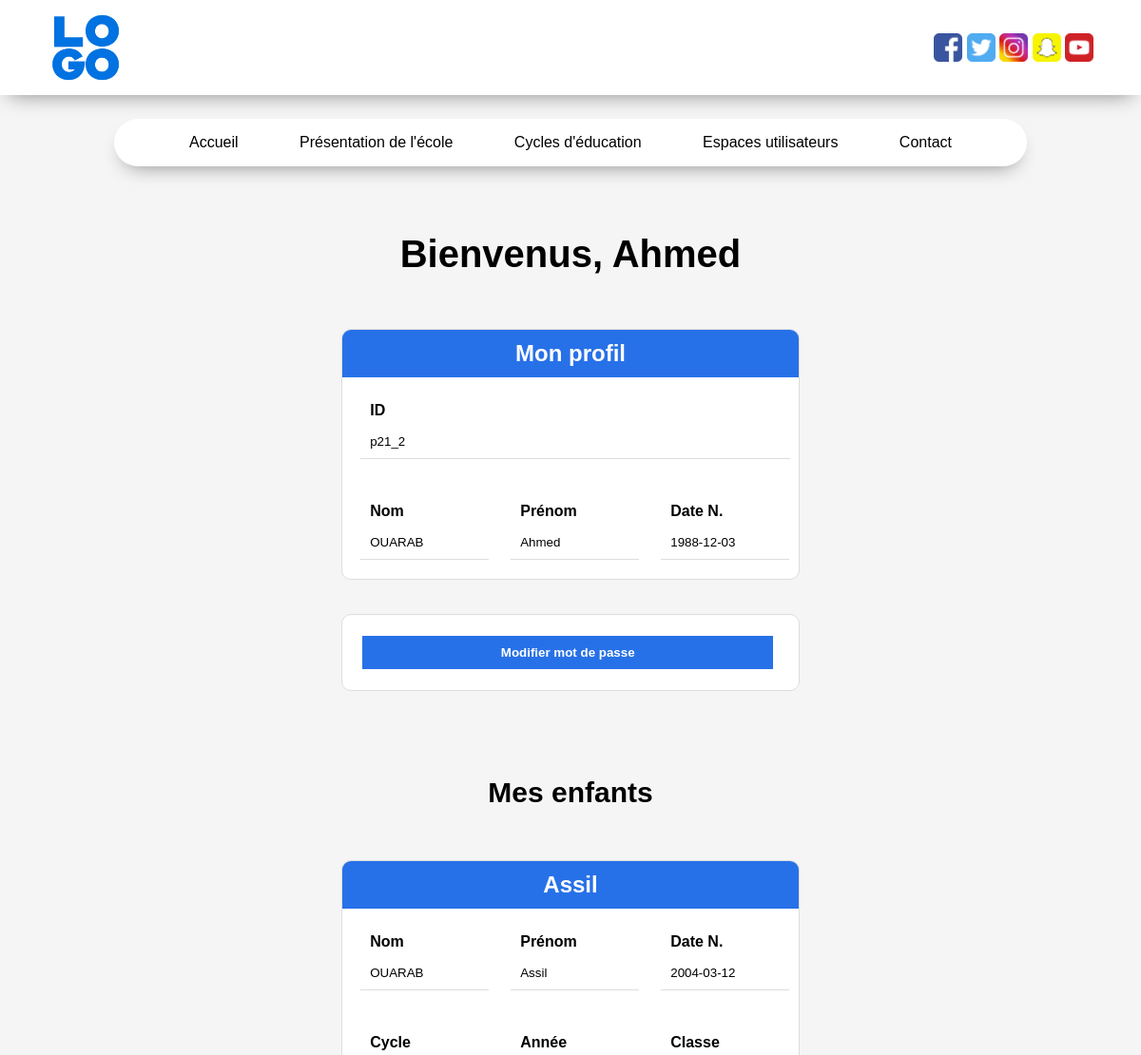
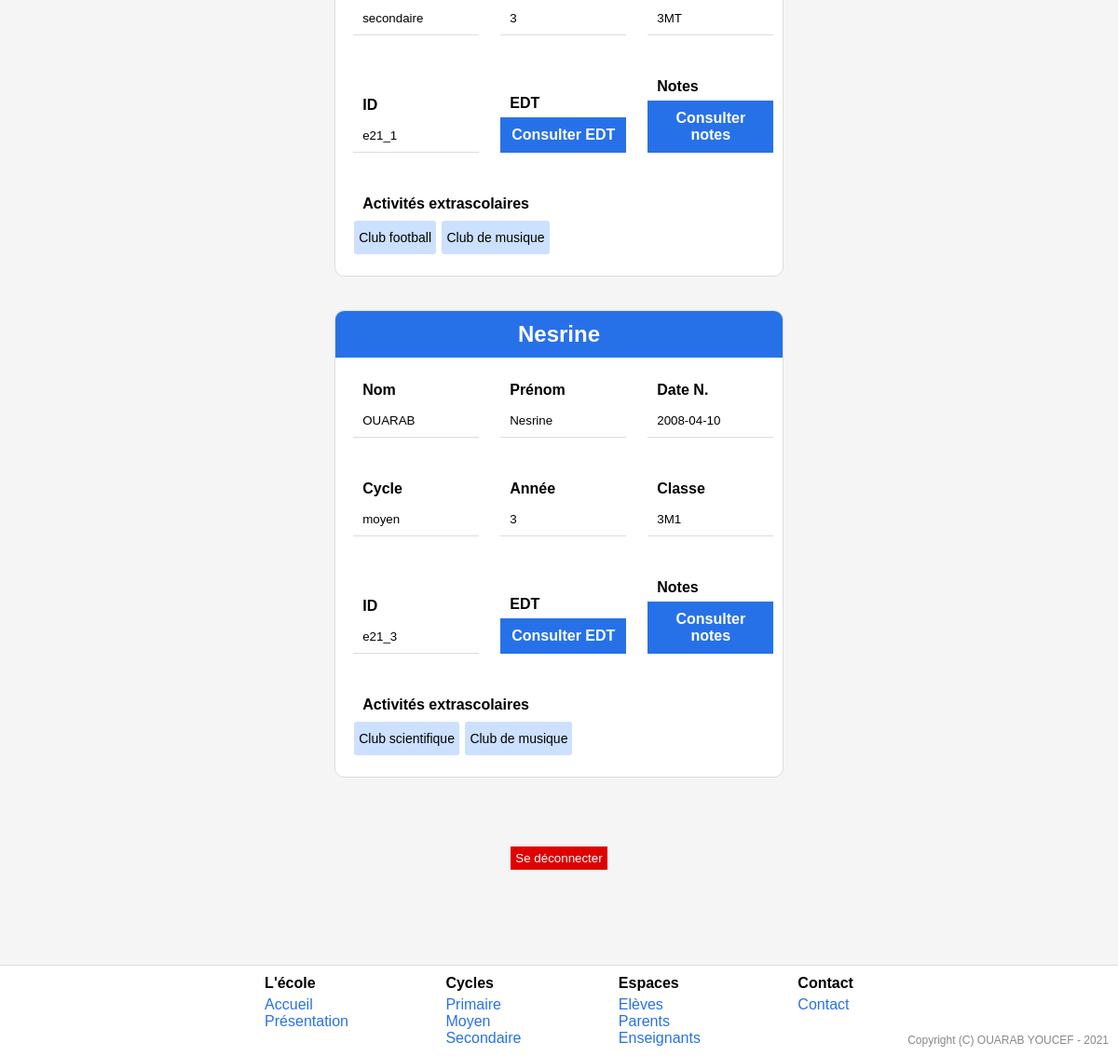
Page /Projet/espparent (signed in) on the committed database (2 pictures, top to bottom).
### tables this page shows
CREATE TABLE `contact` (
  `id_contact` int(11) NOT NULL,
  `cle` enum('tel','fax','email','adr','fb','twt','ig','sc','yt') NOT NULL,
  `valeur` tinytext NOT NULL
);

CREATE TABLE `parent` (
  `id_parent` varchar(11) NOT NULL,
  `date_naissance` date NOT NULL,
  `id_utilisateur` int(11) NOT NULL
);

CREATE TABLE `utilisateur` (
  `id_utilisateur` int(11) NOT NULL,
  `login` varchar(30) NOT NULL,
  `password` tinytext NOT NULL,
  `nom` tinytext NOT NULL,
  `prenom` tinytext NOT NULL,
  `adresse` tinytext NOT NULL,
  `tel1` tinytext NOT NULL,
  `tel2` tinytext NOT NULL,
  `tel3` tinytext NOT NULL,
  `email` tinytext NOT NULL
);

CREATE TABLE `eleve` (
  `id_eleve` varchar(11) NOT NULL,
  `date_naissance` date NOT NULL,
  `id_classe` varchar(11) NOT NULL,
  `id_parent` varchar(11) NOT NULL,
  `id_utilisateur` int(11) NOT NULL
);

CREATE TABLE `classe` (
  `id_classe` varchar(11) NOT NULL,
  `annee` int(11) NOT NULL,
  `cycle` enum('primaire','moyen','secondaire') NOT NULL
);

CREATE TABLE `participe` (
  `id_eleve` varchar(11) NOT NULL,
  `id_activite` int(11) NOT NULL
);

CREATE TABLE `activite` (
  `id_activite` int(11) NOT NULL,
  `activite` tinytext NOT NULL
);

### Projet/controllers/espparent.php (called while the page is built, shortened)
<?php
class EspParent extends Controller {
    public function index() {
        $this->view->render("espparent", "Espace parent");
    }
    public function getParent($id) {
        $data = $this->model->getParent($id);
        if ($data != SERVER_ERROR) {
            return $data;
        } else {
            header("location: ".BASE_URL."erreur/index/".$data);
        }
    }
    public function getEleves($id) {
        $data = $this->model->getElevesParent($id);
        if ($data != SERVER_ERROR) {
            return $data;
        } else {
            header("location: ".BASE_URL."erreur/index/".$data);
        }
    }
    public function getActivites($id) {
        $data = $this->model->getActivitesEleve($id);
        if ($data != SERVER_ERROR) {
            return $data;
        } else {
            header("location: ".BASE_URL."erreur/index/".$data);
        }
    }
}

### Projet/index.php (called while the page is built, shortened)
<?php
require_once LIBS."Session.php";
require_once LIBS."Controller.php";
require_once LIBS."Model.php";
$app = new Router();

### Projet/libs/Controller.php (called while the page is built, shortened)
<?php
class Controller {
    function loadModel($name) {
        $path = MODELS.$name."Model.php";
        if (file_exists($path)) {
            $this->model = new $model();
        } else {
            header("location: ".BASE_URL."erreur/index/".MISSING_FILES);
        }
    }
}

### Projet/libs/Model.php (called while the page is built, shortened)
<?php
class Model {
    function __construct() {
        $dsn = DB_TYPE.":host=".DB_HOST.";dbname=".DB_NAME.";charset=".DB_CHARSET.";";
        try {
            $this->db = new PDO($dsn, DB_USERNAME, DB_PASSWORD);
        } catch (PDOException $e) {
            header("location: ".BASE_URL."erreur/index/".DB_CONN_ERROR);
        }
    }
}

### Projet/models/ContactModel.php (called while the page is built, shortened)
<?php
class ContactModel extends Model {
    public function getContacts() {
        $sql = "SELECT * FROM contact";
        $query = $this->db->prepare($sql);
        $exec = $query->execute();
        $data = $exec ? $query->fetchAll() : SERVER_ERROR;
        return $data;
    }
}

### Projet/controllers/contact.php (called while the page is built, shortened)
<?php
class Contact extends Controller {
    public function getContacts() {
        $data = $this->model->getContacts();
        if ($data != SERVER_ERROR) {
            return $data;
        } else {
            header("location: ".BASE_URL."erreur/index/".$data);
        }
    }
}

### Projet/libs/Session.php (called while the page is built, shortened)
<?php
class Session {
    public static function get($cle){
        if (isset($_SESSION[$cle])) return $_SESSION[$cle];
        else return null;
    }
}

### Projet/models/ParentModel.php (called while the page is built, shortened)
<?php
class ParentModel extends Model {
    public function getParent($id) {
        $sql = "SELECT * FROM parent NATURAL JOIN utilisateur WHERE id_parent = ?";
        $query = $this->db->prepare($sql);
        $exec = $query->execute(array($id));
        $data = $exec ? $query->fetch() : SERVER_ERROR;
        return $data;
    }
}

### Projet/models/EleveModel.php (called while the page is built, shortened)
<?php
class EleveModel extends Model {
    public function getElevesParent($id) {
        $sql = "SELECT * FROM eleve NATURAL JOIN utilisateur NATURAL JOIN classe WHERE id_parent = ?";
        $query = $this->db->prepare($sql);
        $exec = $query->execute(array($id));
        $data = $exec ? $query->fetchAll() : SERVER_ERROR;
        return $data;
    }
}

### Projet/models/ParticipeModel.php (called while the page is built, shortened)
<?php
class ParticipeModel extends Model {
    public function getActivitesEleve($id) {
        $sql = "SELECT * FROM participe NATURAL JOIN activite WHERE id_eleve = ?";
        $query = $this->db->prepare($sql);
        $exec = $query->execute(array($id));
        $data = $exec ? $query->fetchAll() : SERVER_ERROR;
        return $data;
    }
}

### Projet/views/EspParentView.php (the view, shortened to what this page needs)
<?php
class EspParentView extends View {
    function __construct($err = "") {
        $this->controller = new EspParent();
        $id_parent = Session::get("parent");
        if ($id_parent) {
            $eleves = $this->controller->getEleves($id_parent);
            $parent = $this->controller->getParent($id_parent);
            if ($parent) {
                $nom = str_replace("\"", "'", str_replace("_", " ", $parent["nom"]));
                $prenom = str_replace("\"", "'", str_replace("_", " ", $parent["prenom"]));
            ?>
            <div class="paras-wrapper">
                <h1>Bienvenus, <?php echo $parent["prenom"] ?></h1><br><br>
            </div>
<center>
                    <div class="goodform">
                        <h2>Mon profil</h2>
                        <div class="full"><label>ID</label><input value="<?php echo $parent["id_parent"] ?>" disabled></div>
						<div class="third"><label>Nom</label><input value="<?php echo $nom ?>" disabled></div>
                        <div class="third"><label>Prénom</label><input value="<?php echo $prenom ?>" disabled></div>
                        <div class="third"><label>Date N.</label><input value="<?php echo $parent["date_naissance"] ?>" disabled></div>
                    </div>
                    <br><br>
                    <div class="goodform">
                        <div class="full"><button type="button" id="mdp" class="blue">Modifier mot de passe</button></div>
                    </div>
            <?php
                if ($eleves) {
                    ?>
                    <br><br><br><br><br><h2 style="font-size: 30px;">Mes enfants</h2><br><br><br>
                    <?php
                    foreach ($eleves as $eleve) {
                        $nom = str_replace("\"", "'", str_replace("_", " ", $eleve["nom"]));
                        $prenom = str_replace("\"", "'", str_replace("_", " ", $eleve["prenom"]));
                        ?>
                    <div class="goodform">
                        <h2><?php echo $eleve["prenom"] ?></h2>
						<div class="third"><label>Nom</label><input value="<?php echo $nom ?>" disabled></div>
                        <div class="third"><label>Prénom</label><input value="<?php echo $prenom ?>" disabled></div>
                        <div class="third"><label>Date N.</label><input value="<?php echo $eleve["date_naissance"] ?>" disabled></div>
						<div class="third"><label>Cycle</label><input value="<?php echo $eleve["cycle"] ?>" disabled></div>
                        <div class="third"><label>Année</label><input value="<?php echo $eleve["annee"] ?>" disabled></div>
                        <div class="third"><label>Classe</label><input value="<?php echo $eleve["id_classe"] ?>" disabled></div>
                        <div class="third"><label>ID</label><input value="<?php echo $eleve["id_eleve"] ?>" disabled></div>
                        <div class="third"><label>EDT</label><a href="<?php echo BASE_URL ?>emploi/id/<?php echo $eleve["id_classe"] ?>">Consulter EDT</a></div>
                        <div class="third"><label>Notes</label><a href="<?php echo BASE_URL ?>notes/eleve/<?php echo $eleve["id_eleve"] ?>">Consulter notes</a></div>
                        <?php
                        $activites = $this->controller->getActivites($eleve["id_eleve"]);
                        if ($activites) {
                            ?>
                        <div class="full">
                            <label>Activités extrascolaires</label><br>
                            <?php
                            foreach ($activites as $activite) {
                                ?>
                                <label class="chip"><?php echo $activite["activite"] ?></label>
                                <?php
                            }
                            ?>
                        </div>
                        <?php
                        }
                        ?>
                    </div>
                    <br><br>
                        <?php
                    }
                }
                ?>
                <br><br>
                    <button class="red"><a href="<?php echo BASE_URL ?>espparent/logout">Se déconnecter</a></button>
</center>
                <?php
            } else {
                goto no;
            }
        }
    }
}

### Projet/views/EnteteView.php (shortened to what this page needs)
<?php
class EnteteView extends View {
    function __construct($titre = "") {
        require_once CONTROLLERS."contact.php";
        $this->controller = new Contact();
        $contacts = $this->controller->getContacts();
        $socials = array("fb", "twt", "ig", "sc", "yt");
        $links = array(
            "fb" => "https://facebook.com/",
            "twt" => "https://twitter.com/",
            "ig" => "https://instagram.com/",
            "sc" => "https://snapchat.com/",
            "yt" => "https://youtube.com/",
        );
        $imgs = array(
            "fb" => BASE_URL.PUBLIC_CNT."img/fb.png",
            "twt" => BASE_URL.PUBLIC_CNT."img/twt.png",
            "ig" => BASE_URL.PUBLIC_CNT."img/ig.png",
            "sc" => BASE_URL.PUBLIC_CNT."img/sc.png",
            "yt" => BASE_URL.PUBLIC_CNT."img/yt.png",
        );
        ?>
        <!DOCTYPE html>
        <html>
        <head>
            <link rel="stylesheet" type="text/css" href="<?php echo BASE_URL.PUBLIC_CNT; ?>css/style.css?<?php echo time()?>">
        </head>
        <body>
            <header>
                <div class="logo">
                    <img src="<?php echo BASE_URL.PUBLIC_CNT; ?>img/logo.png?<?php echo time()?>" alt="Logo">
                </div>
                <div class="socials">
                    <?php
                    if ($contacts) {
                        foreach ($contacts as $contact) {
                            if (in_array($contact["cle"], $socials)) {
                            ?>
                                <a href="<?php echo $links[$contact["cle"]].$contact["valeur"] ?>"><img src="<?php echo $imgs[$contact["cle"]] ?>?<?php echo time() ?>"></a>
                            <?php
                            }
                        }
                    }
                    ?>
                </div>
            </header>
        <?php
    }
}

### Projet/public/css/style.css (style rules this page uses)
* { margin: 0; padding: 0; font-family: Arial, Helvetica, sans-serif; }
html, body { background-color: #f5f5f5; width: 100%; height: 100%; }
body { overflow-x: hidden; }
header { background-color: #fff; width: 100%; height: 100px; box-shadow: 0px 10px 20px -10px #888; z-index: 51; margin-bottom: 25px; }
.logo { position: relative; height: 80%; top: 50%; left: 50px; transform: translate(0%, -50%); display: inline-block; }
.logo img { height: 100%; }
.socials { position: relative; height: 30%; float: right; top: 50%; right: 50px; transform: translate(0%, -50%); display: inline-block; }
.socials a img { height: 100%; }
a, a:hover, a:visited, a:focus { text-decoration: none; color: #2771e8; }
button { cursor: pointer; border: none; padding: 5px; margin: 2px; }
button.red { background-color: rgb(223, 0, 0); color: #fff; }
button.red a { color: #fff; }
button.blue { background-color: #2771e8; color: #fff; }
.paras-wrapper { position: relative; width: 100%; text-align: center; }
.paras-wrapper h1 { padding: 20px; font-size: 250%; }
.goodform { background-color: #fff; border: 1px solid #ddd; border-radius: 10px; width: 40%; min-width: 420px; text-align: left; overflow: auto; }
.goodform .third { display: inline-block; width: 24%; padding: 10px 2%; margin: 10px 2%; vertical-align: bottom; }
.goodform .full { display: block; width: 90%; padding: 10px 2%; margin: 10px 2%; }
.goodform input, .goodform textarea, .goodform select { width: 100%; padding: 10px; border: none; border-bottom: 1px solid #ddd; }
.goodform input:disabled { background-color: #fff; color: #000; }
.goodform label, .goodform h3 { display: inline; font-weight: bold; padding: 10px; line-height: 30px; }
.goodform label.chip { display: inline-block; width: fit-content; background-color: #cce0ff; color: #000; font-size: 14px; font-weight: normal; border-radius: 3px; padding: 3px 5px; margin: 3px 1px; vertical-align: middle; }
.goodform h2 { text-align: center; line-height: 50px; background-color: #2771e8; color: #fff; }
.goodform button, .goodform .chip, .goodform a { width: 100%; padding: 10px; font-weight: bold; }
.goodform a, .goodform input[type=submit] { cursor: pointer; display: block; background-color: #2771e8; color: #fff; text-align: center; }

### rows in the picture
contact: shows a picture
contact: shows a picture
contact: shows a picture
contact: shows a picture
contact: shows a picture
parent: id_utilisateur.prenom "Ahmed", id_parent "p21_2", id_utilisateur.nom "OUARAB", date_naissance "1988-12-03"
eleve: id_utilisateur.prenom "Assil", id_utilisateur.nom "OUARAB", date_naissance "2004-03-12", id_classe.cycle "secondaire", id_classe.annee "3", id_classe "3MT", id_eleve "e21_1"
participe: id_activite.activite "Club football"
participe: id_activite.activite "Club de musique"
eleve: id_utilisateur.prenom "Nesrine", id_utilisateur.nom "OUARAB", date_naissance "2008-04-10", id_classe.cycle "moyen", id_classe.annee "3", id_classe "3M1", id_eleve "e21_3"
participe: id_activite.activite "Club scientifique"
participe: id_activite.activite "Club de musique"
